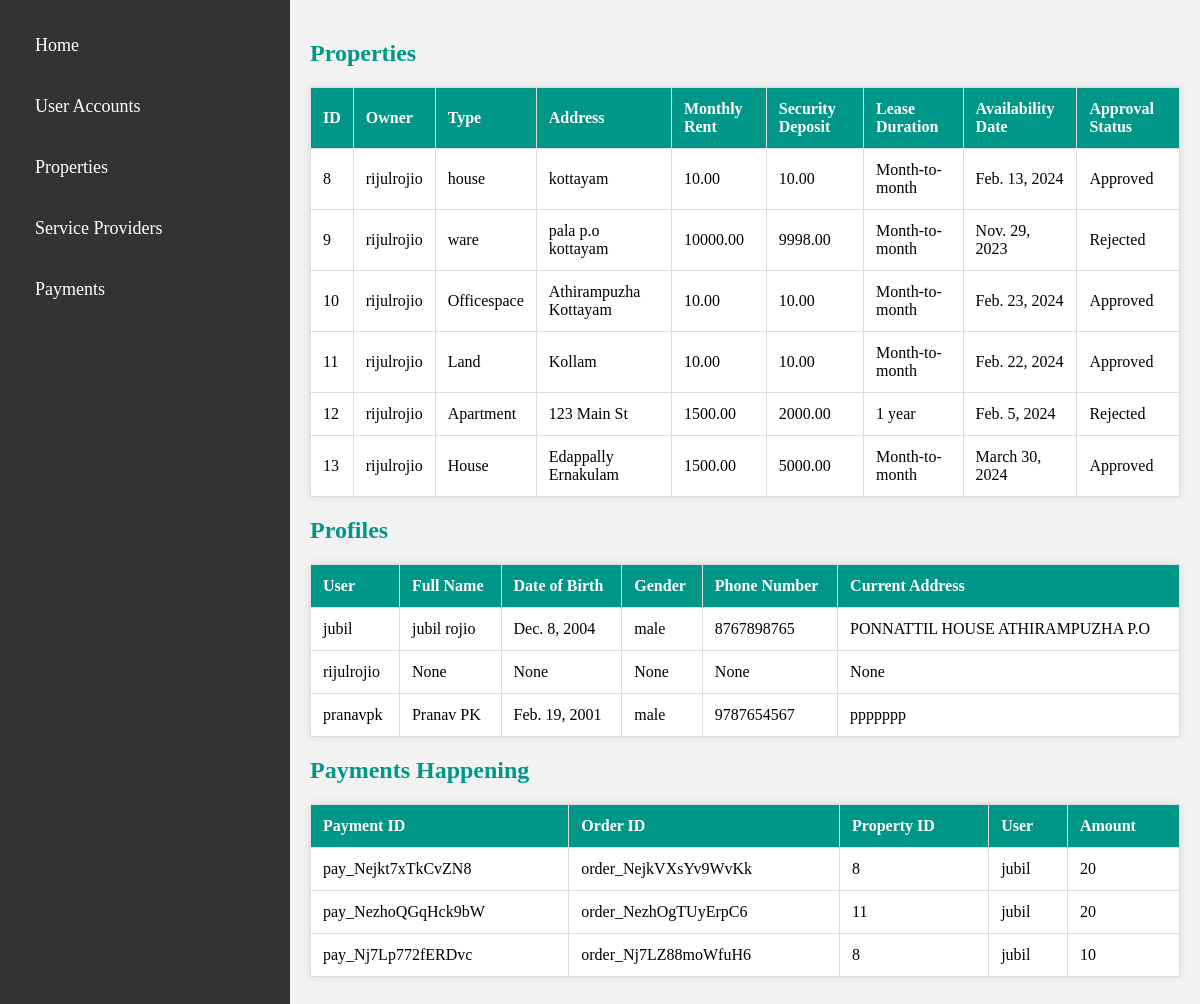
Page /adminpay on the earlier database version.
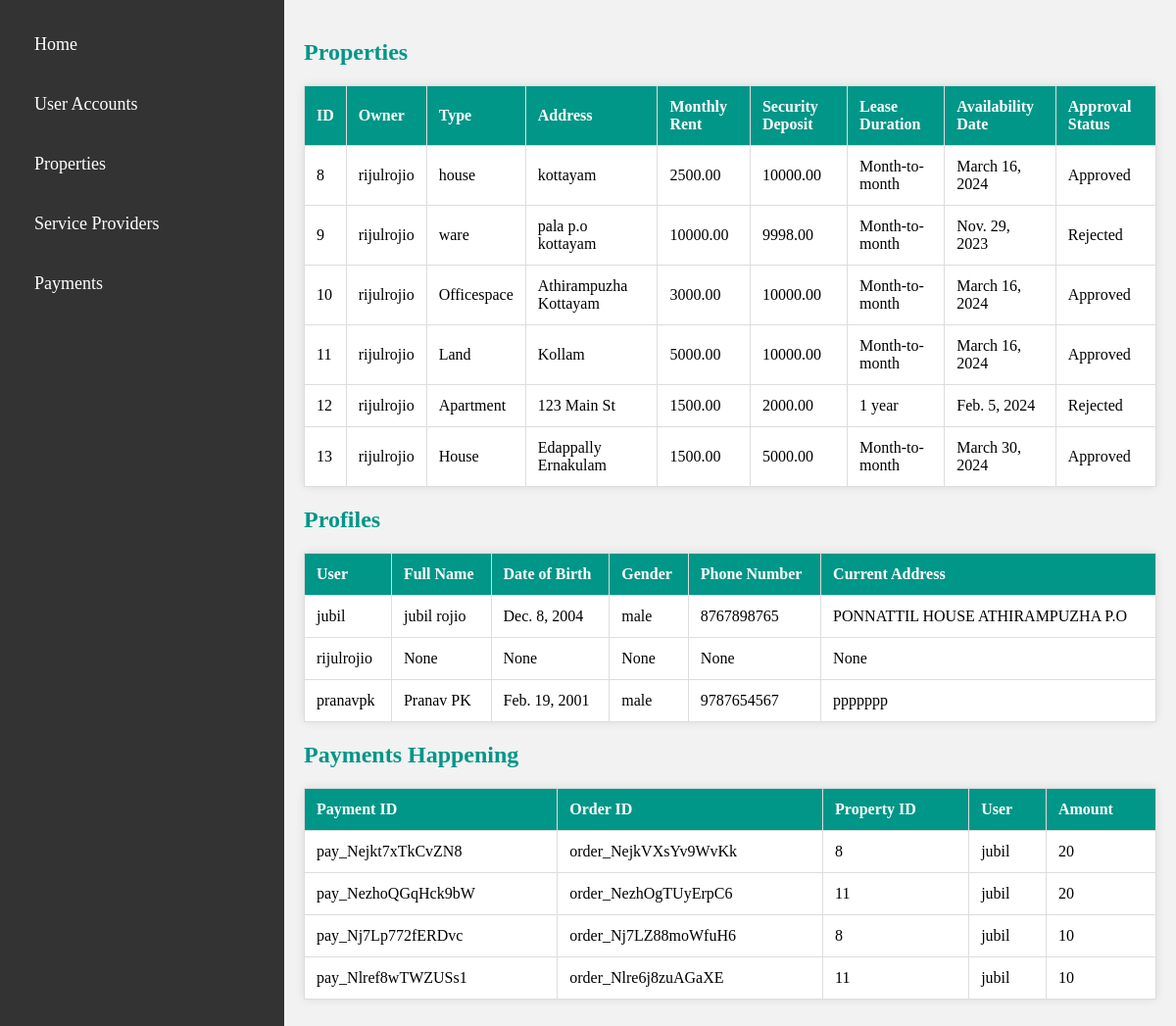
Same page on the later database version.
### rental/models.py (models this page shows, shortened)
class Property(models.Model):
    property_owner = models.ForeignKey(
        get_user_model(),
        on_delete=models.CASCADE
    )
    property_type = models.CharField(max_length=20, choices=[('apartment', 'Apartment'), ('house', 'House'), ('office', 'Office')])
    address = models.CharField(max_length=255)
    monthly_rent = models.DecimalField(max_digits=10, decimal_places=2)
    security_deposit = models.DecimalField(max_digits=10, decimal_places=2)
    lease_duration = models.CharField(max_length=20, choices=[('1 year', '1 Year'), ('month-to-month', 'Month-to-Month')])
    availability_date = models.DateField()
    APPROVAL_CHOICES = [
        ('pending', 'Pending'),
        ('approved', 'Approved'),
        ('rejected', 'Rejected'),
    ]
    approval_status = models.CharField(
        max_length=20,
        choices=APPROVAL_CHOICES,
        default='pending',
    )
    deleted = models.BooleanField(default=False)

class CustomUser(AbstractUser):
    role = models.CharField(max_length=15)  # For custom user roles, if needed
    class Meta:
        verbose_name = 'User'
        verbose_name_plural = 'Users'

class Profile(models.Model):
    user = models.OneToOneField(get_user_model(), on_delete=models.CASCADE)
    full_name = models.CharField(max_length=255, null=True, blank=True)
    date_of_birth = models.DateField(null=True, blank=True)
    gender = models.CharField(max_length=10, null=True, blank=True)
    phone_number = models.CharField(max_length=15, null=True, blank=True)
    current_address = models.CharField(max_length=255, null=True, blank=True)
    photo_id = models.FileField(upload_to='photo_ids/', null=True, blank=True)

class Payment(models.Model):
    razorpay_payment_id = models.CharField(max_length=255)
    razorpay_order_id = models.CharField(max_length=255)
    property = models.ForeignKey(Property, on_delete=models.CASCADE)
    user_profile = models.ForeignKey(Profile, on_delete=models.CASCADE)
    amount = models.IntegerField(null=True)
    timestamp = models.DateTimeField(auto_now_add=True)  # Add this line for the timestamp

### rental/views.py (the view)
# urls.py: path('adminpay', views.admin_dashboard, name='adminpay'),
def admin_dashboard(request):
    properties = Property.objects.all()
    profiles = Profile.objects.all()
    payments = Payment.objects.all()
    return render(request, 'adminpay.html', {'properties': properties, 'profiles': profiles, 'payments': payments})

### templates/adminpay.html (shortened to what this page needs)
{% load static %}
<!DOCTYPE html>
<html lang="en">
<head>
</head>
<body>
    <main>
        <div class="sidebar">
            <a href="{% url 'index' %}">Home</a>
            <a href="{% url 'adminregusers' %}">User Accounts</a>
            <a href="{% url 'admprop' %}">Properties</a>
            <a href="{% url 'adminserpropage' %}">Service Providers</a>
            <a href="{% url 'adminpay' %}">Payments</a>
        </div>
        <div class="content">
            <h2>Properties</h2>
            <table>
                <thead>
                    <tr>
                        <th>ID</th>
                        <th>Owner</th>
                        <th>Type</th>
                        <th>Address</th>
                        <th>Monthly Rent</th>
                        <th>Security Deposit</th>
                        <th>Lease Duration</th>
                        <th>Availability Date</th>
                        <th>Approval Status</th>
                    </tr>
                </thead>
                <tbody>
                    {% for property in properties %}
                    <tr>
                        <td>{{ property.id }}</td>
                        <td>{{ property.property_owner.username }}</td>
                        <td>{{ property.property_type }}</td>
                        <td>{{ property.address }}</td>
                        <td>{{ property.monthly_rent }}</td>
                        <td>{{ property.security_deposit }}</td>
                        <td>{{ property.lease_duration }}</td>
                        <td>{{ property.availability_date }}</td>
                        <td>{{ property.approval_status }}</td>
                    </tr>
                    {% endfor %}
                </tbody>
            </table>
            <h2>Profiles</h2>
            <table>
                <thead>
                    <tr>
                        <th>User</th>
                        <th>Full Name</th>
                        <th>Date of Birth</th>
                        <th>Gender</th>
                        <th>Phone Number</th>
                        <th>Current Address</th>
                    </tr>
                </thead>
                <tbody>
                    {% for profile in profiles %}
                    <tr>
                        <td>{{ profile.user.username }}</td>
                        <td>{{ profile.full_name }}</td>
                        <td>{{ profile.date_of_birth }}</td>
                        <td>{{ profile.gender }}</td>
                        <td>{{ profile.phone_number }}</td>
                        <td>{{ profile.current_address }}</td>
                    </tr>
                    {% endfor %}
                </tbody>
            </table>
            <h2>Payments Happening</h2>
            <table>
                <thead>
                    <tr>
                        <th>Payment ID</th>
                        <th>Order ID</th>
                        <th>Property ID</th>
                        <th>User</th>
                        <th>Amount</th>
                    </tr>
                </thead>
                <tbody>
                    {% for payment in payments %}
                    <tr>
                        <td>{{ payment.razorpay_payment_id }}</td>
                        <td>{{ payment.razorpay_order_id }}</td>
                        <td>{{ payment.property.id }}</td>
                        <td>{{ payment.user_profile.user.username }}</td>
                        <td>{{ payment.amount }}</td>
                    </tr>
                    {% endfor %}
                </tbody>
            </table>
        </div>
    </main>
</body>
</html>

Differences in the rows shown:
changed Property "house": monthly_rent "10.00" → "2500.00"; security_deposit "10.00" → "10000.00"; availability_date "Feb. 13, 2024" → "March 16, 2024"
changed Property "Officespace": monthly_rent "10.00" → "3000.00"; security_deposit "10.00" → "10000.00"; availability_date "Feb. 23, 2024" → "March 16, 2024"
changed Property "Land": monthly_rent "10.00" → "5000.00"; security_deposit "10.00" → "10000.00"; availability_date "Feb. 22, 2024" → "March 16, 2024"
added Payment: razorpay_payment_id "pay_Nlref8wTWZUSs1", razorpay_order_id "order_Nlre6j8zuAGaXE", property.id "11", user_profile.user.username "jubil", amount "10"
